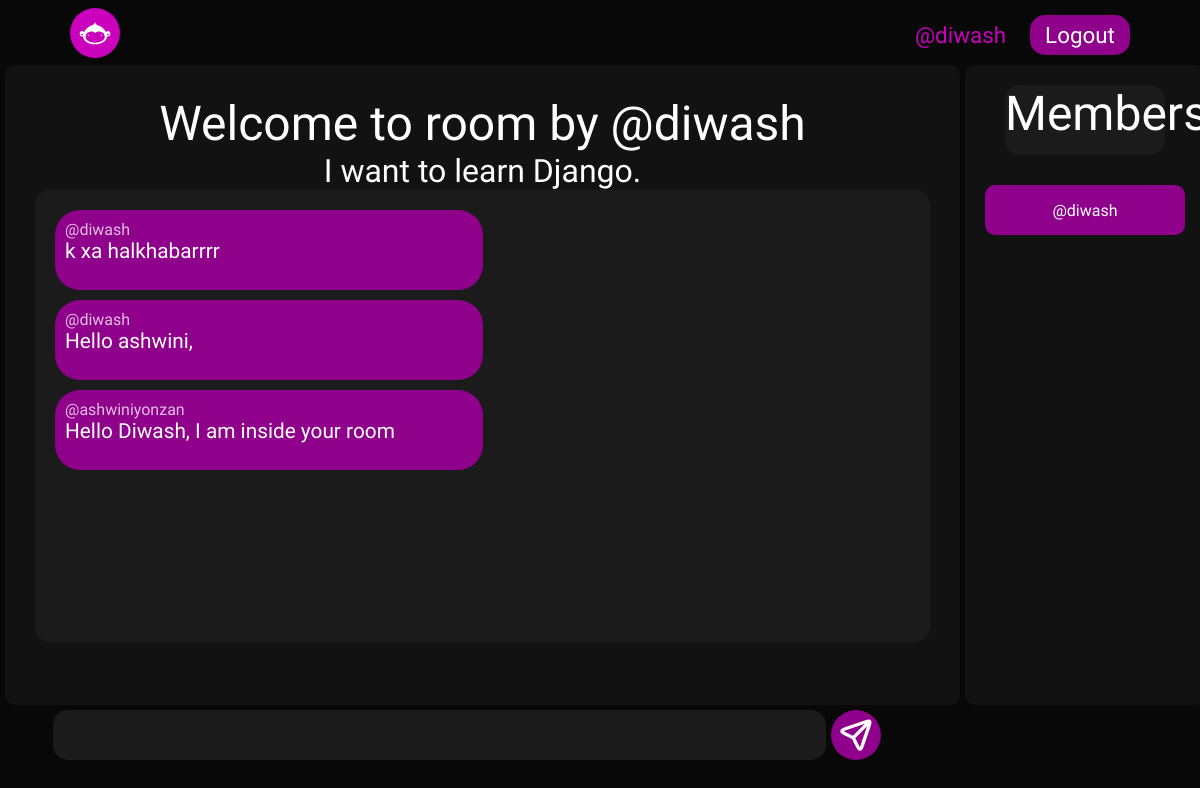
Screenshot of /room/1/ (signed in) with the database file from the repository.
### rooms/models.py (models this page shows, shortened)
class Room(models.Model):
    topic = models.ForeignKey(Topic, on_delete = models.CASCADE)
    host = models.ForeignKey(User, on_delete = models.CASCADE, related_name="room_host")
    discription = models.TextField()
    members = models.ManyToManyField(User, related_name="room_members", null=True, blank = True)

class Message(models.Model):
    room = models.ForeignKey('Room', on_delete=models.CASCADE)
    user = models.ForeignKey(User, on_delete=models.SET_NULL, null=True)
    message = models.TextField()

### rooms/views.py (the view)
# urls.py: path('<int:pk>/', views.getroompage, name='roompage'),
def getroompage(request, pk):
    key = int(pk)
    if request.method == 'POST':
        message = request.POST.get('message')
        room = Room.objects.get(id=key)
        Message.objects.create(room = room, user = request.user, message = message)
    room = Room.objects.get(id=key)
    room_members = room.members.all()
    messages = Message.objects.filter(room__id = key)
    return render(request, "rooms/room.html", {'messages': messages, 'room' : room, 'room_members': room_members})

### rooms/templates/rooms/room.html (shortened to what this page needs)
{% extends 'base.html' %}
{% load static %}
{% block stylesheet %}
<link rel="stylesheet" href="{% static 'css/room.css' %}" />
{% endblock %}
{% block content %}
{% include "header.html" %}
<main>
  <div class="main_container">
    <h2>Welcome to room by @{{ room.host.username }}</h2>
    <h2 class="room_title">{{ room.discription }}</h2>
    <div class="chat_box">
      <ul class="chats">
        {% for i in messages %}
        <li>
          <a href="#">@{{ i.user.username }}</a>
          <p>{{ i.message }}</p>
        </li>
        {% endfor %}
      </ul>
      {% if request.user.is_authenticated %}
      <form method="post">
        <input type="text" name="message" />
        <button type="submit" class="send_button">
          <img src="{% static '/equipments/website_icons/roompage/send.svg' %}" alt=""/>
        </button>
      </form>
      {% endif %}
    </div>
  </div>
  <div class="members_container">
    <h2>Members</h2>
    <ul class="members_list">
      {% for member in room_members %}
      <li class="center">@{{ member.username }}</li>
      {% endfor %}
    </ul>
  </div>
</main>
{% endblock %}

### templates/header.html
{% load static %}
<header>
    <nav>
      <a href="/">
        <img
          src="{% static 'equipments/website_icons/homepage/logo.svg' %}"
          alt="LOGO"
          height="50px"
        />
      </a>
      <div class="profile_box">
        {% if request.user.is_authenticated %}
          <a href="#" class="username">@{{ request.user.username }}</a>
          <a href="{% url 'logoutuser' %}" class="logout_button">Logout</a>
          {% else %}
          <a href="{% url 'loginpage' %}" class="logout_button">Login</a>
          {% endif %}
      </div>
    </nav>
  </header>

### static/css/base.css (style rules this page uses)
:root { --background-theme:#080808; --navbar-background:#141414; --searchbox-background: #1b1b1b; --searchbox-text: #ffffff; --theme-text:#ffffff; --button-background:#8f008b; --username-text:#ca00bd; --mainboxes-background: #121212; }
* { margin:0px; padding:0px; box-sizing: border-box; font-family: "Teko", sans-serif; font-weight: 300; color: var(--theme-text) }
.center { display:flex; justify-content: center; align-items: center; }
body { background-color: #080808; max-height:100vh; max-width:100vw; height:100vh; width:100vw; }

### static/css/header.css (style rules this page uses)
nav { height:60px; width:90vw; margin: auto; display:flex; justify-content: space-between; align-items: center; }
nav a { color:var(--theme-text); font-size: 1.4em; margin:10px; text-decoration: none; }
.username { color:var(--username-text); }
.profile_box>.logout_button { display: inline-flex; justify-content: center; align-items: center; height:40px; width:100px; border-radius: 15px; background-color: var(--button-background); }

### static/css/room.css (style rules this page uses)
body { max-height:100vh; min-height: 100vh; max-width: 100vw; padding:5px; background-color: var(--background-theme); }
main { height:800px; max-height:80vh; width: inherit; display: flex; gap:5px; background-color: var(--background-theme); }
.main_container { width:80vw; height: 100%; padding:30px; display:flex; flex-direction:column; align-items:center ; position:relative; border-radius: 10px; background-color: var(--mainboxes-background); }
.main_container>h2 { font-size:3em; }
.room_title { font-size:2em !important; }
.chat_box { height:78%; width:100%; overflow-y: scroll; display:flex; flex-direction: column; gap:10px; background-color: var(--searchbox-background); }
.chat_box>form { height:50px; width:90%; position:absolute; display: flex; align-items: center; gap:5px; bottom:-55px; align-self: center; }
.chat_box>form>input { height:100%; width:90%; background-color: var(--searchbox-background); border-radius:15px; border:none; padding-left:10px; font-size: 1.8em; }
.send_button { height:100%; background-color: var(--button-background); border:none; padding:5px; border-radius: 50%; cursor: pointer; }
.send_button>img { height:100%; }
.chat_box { padding:20px; border-radius: 15px; }
.chats { display:flex; flex-direction: column-reverse; }
.chats>li { list-style-type: none; background-color: var(--button-background); max-width:50%; min-height: 80px; padding:10px; border-radius: 25px; margin-bottom:10px; }
.chats>li>a { text-decoration: none; opacity:0.75; }
.chats>li>p { font-size:1.3em; }
.members_container { padding:20px; background-color: var(--mainboxes-background); max-width:20vw; width:100%; display: flex; align-items: center; flex-direction: column; border-radius: 10px; }
.members_container>h2 { text-align: center; font-size: 3em; background-color: var(--searchbox-background); height: 70px; width: 160px; border-radius: 15px; margin-bottom:30px; }
.members_list { list-style-type: none; width:100%; }
.members_list>li { height:50px; width:100%; margin-bottom:10px; background-color: var(--button-background); border-radius: 10px; }

### rows the page displays
Room: host.username "diwash", discription "I want to learn Django."
Message: user.username "ashwiniyonzan", message "Hello Diwash, I am inside your room"
Message: user.username "diwash", message "Hello ashwini,"
Message: user.username "diwash", message "k xa halkhabarrrr"

### other values shown
{{ request.user.username }} "diwash"
{{ member.username }} "diwash"
